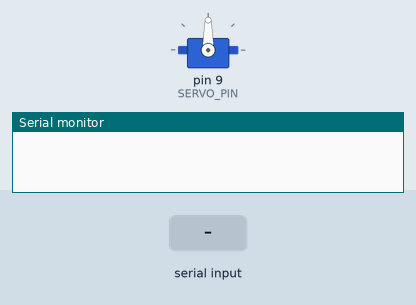
Simulated run of this sketch. Board: Arduino Uno, built with avr-gcc and run on an emulated ATmega328P. On the bench: servo, the last lines printed to the serial monitor. The inputs (shaded band) are chosen by the test bench.

Above: at 1.2 s.
1.3 s: "AUTO:1\n" received over Serial
At 2.8 s:
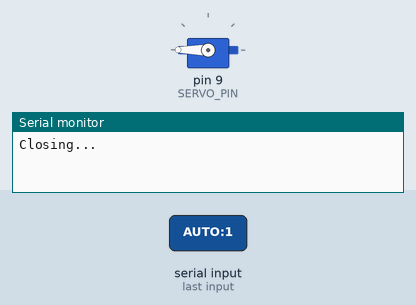
3.7 s: "AUTO:150\n" received over Serial
At 3.87 s:
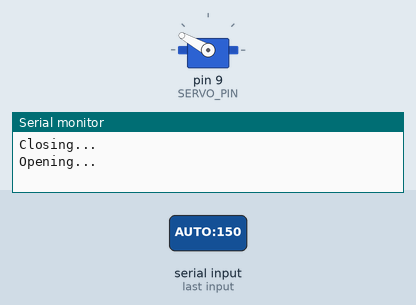
At 5.3 s:
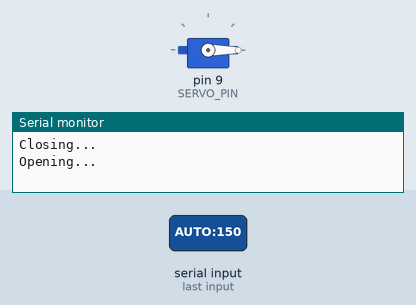
Timing chart, 0 to 6.8 s (numbered marks = the images above; inputs shaded):
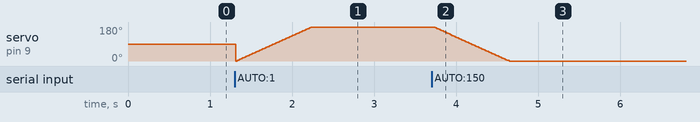

The sketch:

claw.ino
```cpp
#include <Servo.h>

// Max buffer size expected for one input command
#define SERVO_PIN 9
#define BAUD_RATE 9600
#define BUFFER_SIZE 10

// Angle Limiting
#define DEFAULT_ANGLE 90
#define MAX_ANGLE 180
#define MIN_ANGLE 0

Servo servo;

int current_angle = 0;
int max_angle = 180;
int min_angle = 0;

void setup() {
  // Servo pin
  servo.attach(SERVO_PIN);
  // Serial baud rate
  Serial.begin(BAUD_RATE);
  // During setup, the servo will be initialized to 90 by default
  servo.write(DEFAULT_ANGLE);
}

void loop() {
  // Wait until there is input received
  while (!Serial.available());

  // Create buffer to retrieve command
  char buffer[BUFFER_SIZE + 1];
  // Read bytes into buffer
  Serial.readBytesUntil('\n', buffer, BUFFER_SIZE);
  // Add null terminator to avoid buffer overflow
  buffer[BUFFER_SIZE] = '\0';

  char* command = strtok(buffer, ":");
  char* value = strtok(NULL, ":");

  if (strcmp(command, "AUTO") == 0) auto_angle();
  else if (strcmp(command, "SET") == 0) set_angle(value);
  else if (strcmp(command, "MAX") == 0) set_max_angle(value);
  else if (strcmp(command, "MIN") == 0) set_min_angle(value);
}

// Trigger the servo to open/close without manually setting the servo
void auto_angle() {
  if ((current_angle - min_angle) >= (max_angle - current_angle)) {
    Serial.write("Opening...\n");

    while (current_angle >= min_angle) {
      delay(5);
      servo.write(current_angle--);
    }
  } else {
    Serial.write("Closing...\n");

    while (current_angle <= max_angle) {
      delay(5);
      servo.write(current_angle++);
    }
  }
}

// Trigger the servo to move to a specific value (degree)
void set_angle(char* value) {
  int new_angle = atoi(value);

  if (current_angle != new_angle && new_angle >= MIN_ANGLE && new_angle <= MAX_ANGLE) {
    current_angle = new_angle;
    servo.write(current_angle);
    write_action_with_value("Servo set: ", value);
  }
}

// Set the max value the servo can achieve
void set_max_angle(char* value) {
  int new_angle = atoi(value);

  // Check bounds before proceeding
  if (max_angle != new_angle && new_angle <= MAX_ANGLE) {
    max_angle = new_angle;
    write_action_with_value("Maximum updated: ", value);
  }
}

// Set the min value the servo can achieve
void set_min_angle(char* value) {
  int new_angle = atoi(value);

  // Check bounds before proceeding
  if (min_angle != new_angle && new_angle >= MIN_ANGLE) {
    min_angle = new_angle;
    write_action_with_value("Minimum updated: ", value);
  }
}

// Send message to application through serial output
void write_action_with_value(char* action, char* value) {
    Serial.write(action);
    Serial.write(value);
    Serial.write('\n');
}
```

Measured:
- after the input at 3.7 s, servo on pin 9 (SERVO_PIN): moves from 180° to 0° over 0.92 s, starting at once
